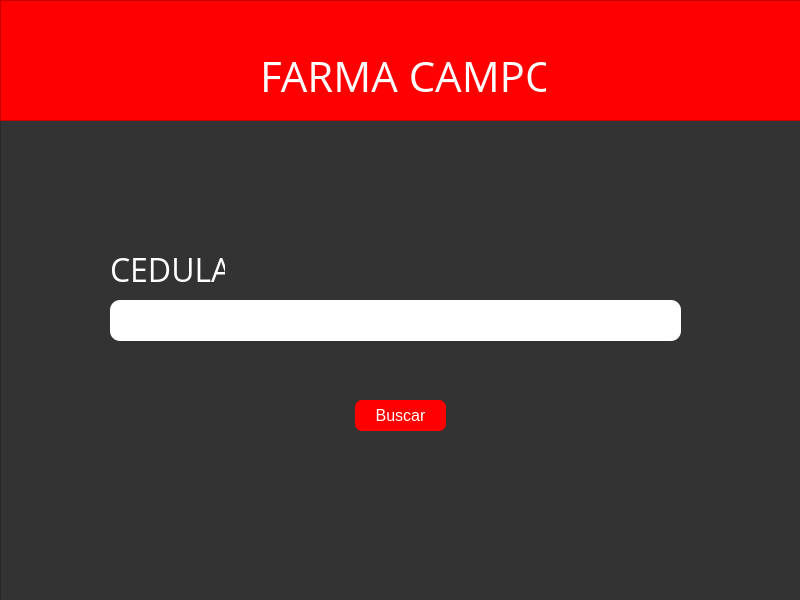
<?xml version="1.0" encoding="UTF-8"?>
<ui version="4.0">
 <class>register_camp</class>
 <widget class="QFrame" name="register_camp">
  <property name="geometry">
   <rect>
    <x>0</x>
    <y>0</y>
    <width>800</width>
    <height>600</height>
   </rect>
  </property>
  <property name="windowTitle">
   <string>Frame</string>
  </property>
  <property name="styleSheet">
   <string notr="true">font-family: 'Open Sans', sans-serif;</string>
  </property>
  <widget class="QLineEdit" name="input_cedula">
   <property name="geometry">
    <rect>
     <x>90</x>
     <y>300</y>
     <width>591</width>
     <height>41</height>
    </rect>
   </property>
   <property name="styleSheet">
    <string notr="true">border-radius: 10px; margin-left: 20px; font-size: 20px; padding: 5px</string>
   </property>
   <property name="text">
    <string/>
   </property>
  </widget>
  <widget class="QLabel" name="titulo">
   <property name="geometry">
    <rect>
     <x>260</x>
     <y>50</y>
     <width>286</width>
     <height>52</height>
    </rect>
   </property>
   <property name="font">
    <font>
     <family>Open Sans,sans-serif</family>
     <pointsize>-1</pointsize>
    </font>
   </property>
   <property name="styleSheet">
    <string notr="true">color: white; font-size: 42px</string>
   </property>
   <property name="text">
    <string>FARMA CAMPO</string>
   </property>
  </widget>
  <widget class="QFrame" name="header">
   <property name="geometry">
    <rect>
     <x>0</x>
     <y>0</y>
     <width>801</width>
     <height>121</height>
    </rect>
   </property>
   <property name="styleSheet">
    <string notr="true">background-color : red;</string>
   </property>
   <property name="frameShape">
    <enum>QFrame::StyledPanel</enum>
   </property>
   <property name="frameShadow">
    <enum>QFrame::Raised</enum>
   </property>
  </widget>
  <widget class="QFrame" name="body">
   <property name="geometry">
    <rect>
     <x>0</x>
     <y>120</y>
     <width>801</width>
     <height>481</height>
    </rect>
   </property>
   <property name="styleSheet">
    <string notr="true">background-color: #333;</string>
   </property>
   <property name="frameShape">
    <enum>QFrame::StyledPanel</enum>
   </property>
   <property name="frameShadow">
    <enum>QFrame::Raised</enum>
   </property>
   <widget class="QPushButton" name="boton_buscar">
    <property name="geometry">
     <rect>
      <x>355</x>
      <y>280</y>
      <width>91</width>
      <height>31</height>
     </rect>
    </property>
    <property name="styleSheet">
     <string notr="true">background-color: red; color: white; border-radius: 7px; font-size: 16px</string>
    </property>
    <property name="text">
     <string>Buscar</string>
    </property>
   </widget>
   <widget class="QLabel" name="text_cedula">
    <property name="geometry">
     <rect>
      <x>110</x>
      <y>130</y>
      <width>115</width>
      <height>39</height>
     </rect>
    </property>
    <property name="font">
     <font>
      <family>Open Sans,sans-serif</family>
      <pointsize>-1</pointsize>
     </font>
    </property>
    <property name="styleSheet">
     <string notr="true">color: white; font-size: 32px</string>
    </property>
    <property name="text">
     <string>CEDULA</string>
    </property>
   </widget>
  </widget>
  <zorder>body</zorder>
  <zorder>header</zorder>
  <zorder>titulo</zorder>
  <zorder>input_cedula</zorder>
 </widget>
 <resources/>
 <connections/>
</ui>
